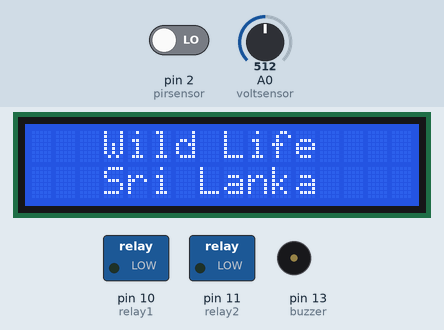
Simulated run of this sketch. Board: Arduino Uno, built with avr-gcc and run on an emulated ATmega328P. On the bench: 16×2 character LCD, switched loads named in the sketch (green lamp = pin HIGH), buzzer (waves = sounding, pin HIGH). The test bench sets the inputs (shaded band); at power-on: pin 2 (pirsensor) LOW, A0 (voltsensor) = 512. What the sketch prints to the serial monitor is not drawn.

Above: at 0.1 s.
3.3 s: pin 2 (pirsensor) driven HIGH
At 4.4 s:
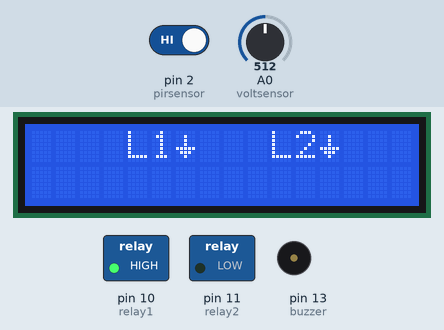
6.3 s: A0 (voltsensor) set to 111
At 9.2 s:
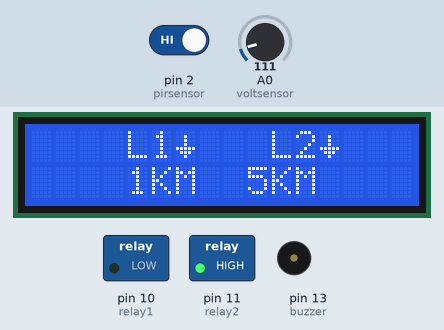
9.3 s: A0 (voltsensor) set to 88
At 11.3 s:
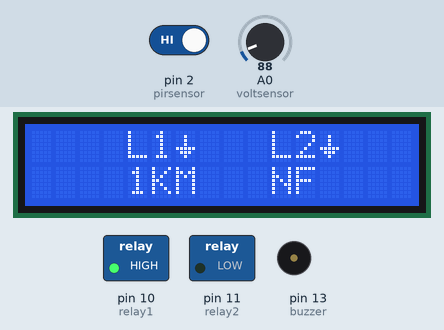
12.3 s: A0 (voltsensor) set to 122
At 14.6 s:
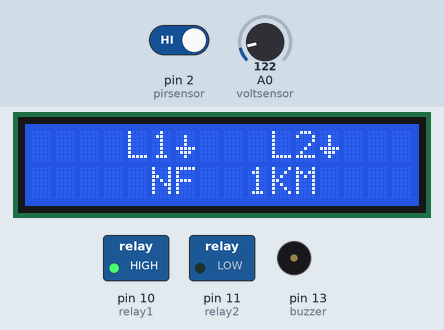
15.3 s: A0 (voltsensor) set to 0
17.1 s: A0 (voltsensor) set to 306
At 20.4 s:
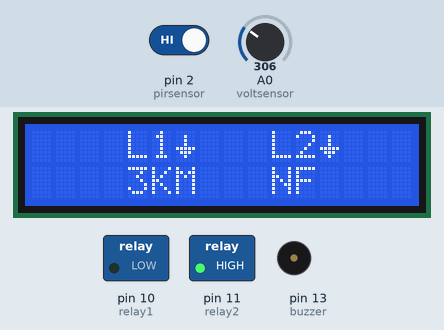
Timing chart, 0 to 21.1 s (numbered marks = the images above; inputs shaded):
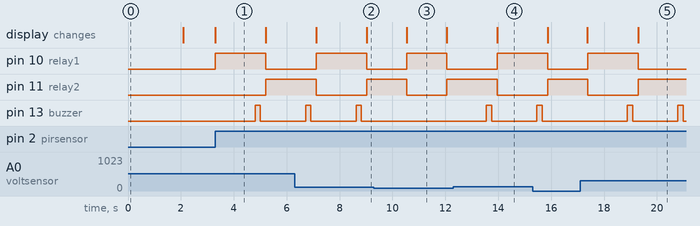

The sketch:

final_code.ino
```cpp
#include <Wire.h>
#include <LiquidCrystal.h>
#include <LiquidCrystal_I2C.h>
#include <SoftwareSerial.h>
LiquidCrystal_I2C lcd(0x27, 16, 2);
SoftwareSerial mySerial(4, 5);

#define relay1 10       // the pin that the LED is atteched to
#define relay2 11
#define voltsensor A0
#define buzzer 13

int pirsensor = 2;              // the pin that the sensor is atteched to
int state = LOW;             // by default, no motion detected
bool sendMsg=true;
int val = 0;                 // variable to store the sensor status (value)
int read_ADC;
int distance;

byte symbol[8] = {
        B00000,
        B00100,
        B00100,
        B00100,
        B11111,
        B01110,
        B00100,
        B00000};


void setup() {
  lcd.begin();
  lcd.backlight();
  lcd.setBacklight(HIGH);
  Serial.begin(9600);            // initialize serial
  pinMode (pirsensor,INPUT);
  pinMode(voltsensor,INPUT);     // initialize sensor as an input
  pinMode(relay1, OUTPUT);      // initalize LED as an output
  pinMode(relay2, OUTPUT);    // initialize sensor as an input
  pinMode(buzzer, OUTPUT);
  lcd.createChar(1, symbol);
  lcd.clear();
  lcd.setCursor(3, 0); // set the cursor to column 0, line 2
  lcd.print("Wild Life ");
  lcd.setCursor(3, 1); // set the cursor to column 0, line 2
  lcd.print("Sri Lanka");
  delay(2000);
  lcd.clear();
}

void loop(){
  PIR();
}

void PIR(){
  val = digitalRead(pirsensor);   // read sensor value
  if (val == HIGH) {           // check if the sensor is HIGH
    if (state == LOW) {
      Serial.println("Motion detected!");
      state = HIGH;       // update variable state to HIGH
    }
  }
  else {
    if (state == HIGH){
      Serial.println("Motion stopped!");
      state = LOW;
      sendmsg();
      sendMsg=true;
       // update variable state to LOW
    }
  }
  if(state==HIGH){
    fault();}


}
void fault(){

  lcd.setCursor(4,0);
  lcd.print("L1");
  lcd.write(1);

  lcd.setCursor(10,0);
  lcd.print("L2");
  lcd.write(1);

  digitalWrite(relay1,HIGH);
  digitalWrite(relay2,LOW);
  delay(1000);

  data();
  lcd.setCursor(4,1);
  if(distance>0){lcd.print(distance); lcd.print("KM  ");}
  else{lcd.print(" NF ");}

  digitalWrite(relay1,LOW);
  digitalWrite(relay2,HIGH);
  delay(1000);

  data();

  lcd.setCursor(9,1);
  if(distance>0){lcd.print(distance); lcd.print("KM  ");}
  else{lcd.print(" NF ");}

}
void sendmsg(){
  //Serial.begin(9600);


  Serial.println("Initializing...");
   delay(1000);

   mySerial.println("AT");  //Once the handshake test is successful, it will back to OK
   updateSerial();

  mySerial.println("AT+CMGF=1");  // Configuring TEXT mode
  updateSerial();
    mySerial.println("AT+CMGS=\"+94712751532\"");  //change ZZ with country code and xxxxxxxxxxx with phone number to sms
    updateSerial();
   mySerial.print("Line break at: ");  //text content
    updateSerial();
   mySerial.print(distance);  //text content
   mySerial.write(26);
}

  void updateSerial()
{
  delay(500);
  while (Serial.available())
  {
    mySerial.write(Serial.read());//Forward what Serial received to Software Serial Port
  }
  while(mySerial.available())
  {
    Serial.write(mySerial.read());//Forward what Software Serial received to Serial Port
  }
}


void data(){
  read_ADC = analogRead(voltsensor);
  Serial.print(read_ADC);
  Serial.print('\n');
  delay(500);
  distance = read_ADC/100;
  Serial.print("Distance=");
  Serial.println(distance);

  if(distance>9)distance = 0;

  if(distance>0){
  digitalWrite(buzzer,HIGH);
  delay(200);
  digitalWrite(buzzer,LOW);
  delay(200);
    if(sendMsg){
      //function
      sendMsg=false;
    }
  }

}
```

Measured:
- the behaviour switches between 100 and 99 on A0 (voltsensor) (found by bisection; images 2 and 3)
- after the input at 3.3 s, pin 10 (relay1): LOW → HIGH at once, → LOW 1.9 s later; pin 11 (relay2): LOW → HIGH after 1.9 s; pin 13 (buzzer): LOW → HIGH after 1.5 s, → LOW 0.20 s later; the display: changes at once (image 1)
- after the input at 6.3 s, the display: first differs from a run without the input after 2.7 s (image 2)
- after the input at 9.3 s, pin 10 (relay1): LOW → HIGH after 1.2 s instead of 1.6 s; pin 11 (relay2): HIGH → LOW after 1.2 s instead of 1.6 s; pin 13 (buzzer): stays LOW (without the input it goes to HIGH after 1.2 s); the display: changes after 1.2 s (image 3)
- after the input at 12.3 s, pin 13 (buzzer): LOW → HIGH after 1.3 s, → LOW 0.20 s later; the display: changes after 1.7 s (image 4)
- after the input at 17.1 s, pin 13 (buzzer): alternates HIGH for 0.20 s and LOW for 1.7 s, starting after 1.8 s
- what the display in image 1 shows lasts 1.9 s, from 3.3 s to 5.2 s
